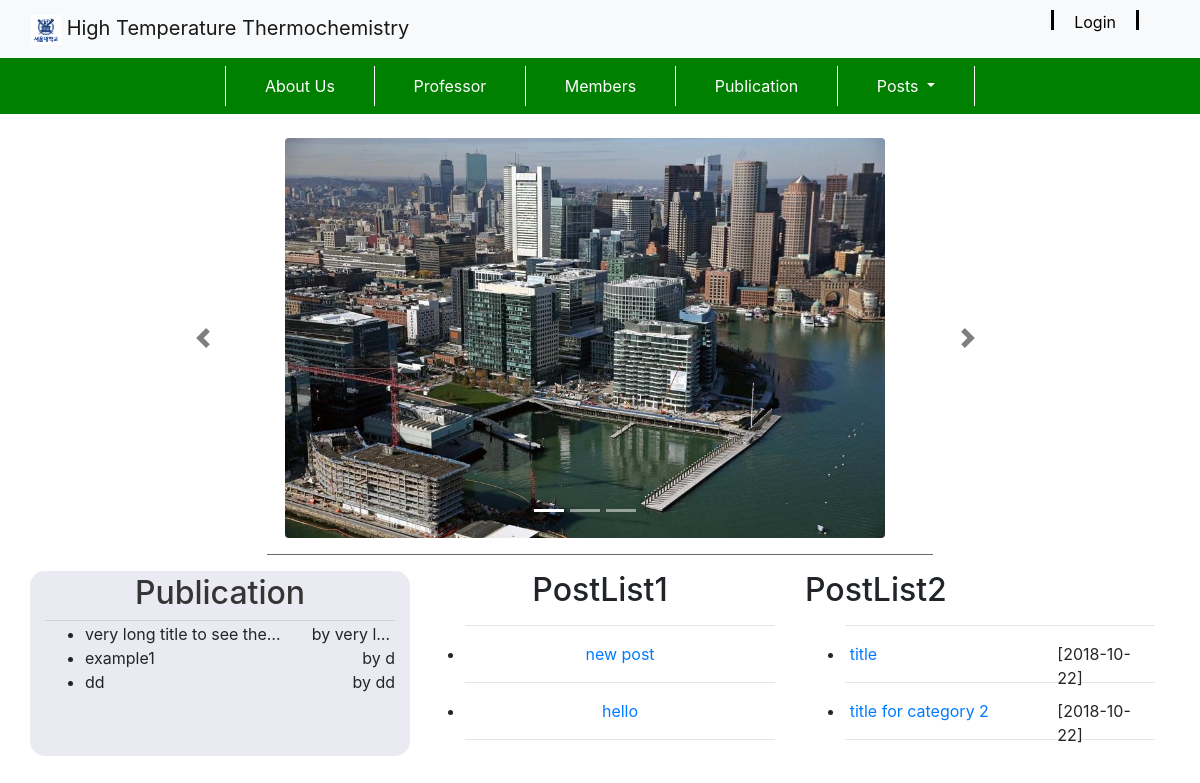
The page / on the database its author committed.
### blog/models.py (models this page shows, shortened)
class Publication(models.Model):
    title = models.CharField(max_length=500)
    explanation_for_the_publication = models.CharField(max_length=500)
    author = models.CharField(max_length=500)
    year_of_publication = models.DateTimeField(blank=False)
    link_url = models.URLField(max_length=500)
    created_date = models.DateTimeField(default=timezone.now)

class Post(models.Model):
    author = models.ForeignKey('MyUser', on_delete=models.CASCADE)
    title = models.CharField(max_length=200)
    text = models.TextField()
    created_date = models.DateTimeField(default=timezone.now)
    published_date = models.DateTimeField(blank=True, null=True)
    photo = models.ImageField(blank=True, null=True)
    document = models.FileField(blank=True, null=True, upload_to='documents/')
    where_to = [
        ('post_list', 'Post List'),
        ('post_list2', 'Post List2'),
        ('draft', 'Draft')
    ]
    where_to_status = models.CharField(max_length=15, choices=where_to, default='draft')

### blog/views.py (the view)
# urls.py: path('', views.HomePageView.as_view(), name='slide'),
class HomePageView(ListView):
    model = Publication
    template_name = 'blog/slide2.html'
    def get_context_data(self):
        context = super(HomePageView, self).get_context_data()
        context['recent_publications'] = Publication.objects.order_by('-year_of_publication')[0:3]
        context['recent_posts'] = Post.objects.order_by('-published_date').filter(where_to_status='post_list')[0:2]
        context['recent_posts2'] = Post.objects.order_by('-published_date').filter(where_to_status='post_list2')[0:2]
        return context

### templates/blog/slide2.html (shortened to what this page needs)
{% extends 'blog/base.html' %}
{% block content %}
    <link rel="stylesheet" href="https://cdn.jsdelivr.net/bxslider/4.2.12/jquery.bxslider.css">
{%load static%}
    <div class = "row col-12" style="height: auto;">
    <div class="col-1"></div>
      <div id="carouselExampleIndicators" class="carousel slide col-10" data-ride="carousel">
        <ol class="carousel-indicators">
          <li data-target="#carouselExampleIndicators" data-slide-to="0" class="active"></li>
          <li data-target="#carouselExampleIndicators" data-slide-to="1"></li>
          <li data-target="#carouselExampleIndicators" data-slide-to="2"></li>
        </ol>
        <div class="carousel-inner" >
          <div class="carousel-item active" style="vertical-align:middle; text-align:center">
          <img class="img-fluid rounded" style="max-width: 100%; max-height: 400px; object-fit: contain; " alt="Responsive image" src="{% static 'Boston.jpg' %}">
          </div>
        </div>
        {% load static %}
        <link rel="stylesheet" href="{% static 'slide2.css' %}">
        <a class="carousel-control-prev" style="object-fit: contain;" href="#carouselExampleIndicators" role="button" data-slide="prev">
          <span class="carousel-control-prev-icon" aria-hidden="true"></span>
        </a>
        <a class="carousel-control-next" style="object-fit: contain;" href="#carouselExampleIndicators" role="button" data-slide="next">
          <span class="carousel-control-next-icon" aria-hidden="true"></span>
        </a>
      </div>
      <div class="col-1"></div>
    </div>
    <hr  class="partition_line">
    <div class="row" style="height: auto;">
        <div class="col-8 col-sm-4" id="publication">
            <div class="row">
                <h2 class="col-12" id="publication_head"><a id="pub_head_a" href="{% url 'publication_list' %}">Publication</a></h2>
            </div>
            <hr id="partition_title">
            <ul id="pub_ul">
                {% for publication in recent_publications %}
                <li>
                    <div class="row">
                    <div class="col-8" id="pub_title">
                        {{publication.title}}
                    </div>
                    <div class="col-4" id="pub_author">
                        by {{publication.author}}
                    </div>
                    </div>
                </li>
                {% endfor %}
            </ul>
        </div>
        <div class="col-8 col-sm-4" id="post">
            <h2>PostList1</h2>
            <ul>
                <hr>
                {% for post in recent_posts %}
                <li><a href="{% url 'post_detail' pk=post.pk %}">{{post.title}}</a></li>
                <hr>
                {% endfor %}
            </ul>
        </div>
        <div class="col-8 col-sm-4" class="lecture">
            <h2>PostList2</h2>
            <ul>
                <hr>
                {% for post in recent_posts2 %}
                <li>
                    <a href="{% url 'post_detail' pk=post.pk %}" id="post_title">{{post.title}}</a>
                    <span id="post_date">[{{post.published_date|date:"Y-m-d"}}]</span>
                </li>
                <hr>
                {% endfor %}
            </ul>
        </div>
    </div>
{% endblock %}

### templates/blog/base.html (shortened to what this page needs)
<!DOCTYPE html>
<html lang="en">
<head>
<link rel="stylesheet" href="https://stackpath.bootstrapcdn.com/bootstrap/4.1.3/css/bootstrap.min.css">
</head>
{% load crispy_forms_tags %}
<body>
    <nav class="navbar navbar-light bg-light">
                <div class="row col-12">
                <div class="col-md-8">
                    <a class="navbar-brand" href="{% url 'slide' %}">
                            {% load static %}
                            <img src="{% static 'snulogo.jpg' %}" width="30" height="30" alt="">
                            High Temperature Thermochemistry
                    </a>
                </div>
                <div class="col-md-4" style="text-align: right;">
                    {% if user.is_authenticated %}
                    <span style="border-left: black solid 3px; border-right: black solid 3px;">
                    <a class="nav-item" href="{% url 'logout' %}" style="color: black; padding-left: 20px; padding-right: 10px;">Log Out</a>
                    <a class="nav-item" style="padding-right : 20px;"> Welcome: {{ user.username }} </a>
                    </span>
                    {% else %}
                    <span style="border-left: black solid 3px; border-right: black solid 3px;">
                    <a class="nav-item" href="{% url 'login' %}" style="color: black; padding-left: 20px; padding-right: 20px;">Login</a>
                    </span>
                    {% endif %}
                </div>
                </div>
    </nav>
    <nav class="navbar navbar-expand-lg navbar-light" style="background-color: green;">
            <div class="collapse navbar-collapse nav-fill w-100" id="navbarNavAltMarkup">
              <div class="navbar-nav nav-fill w-100">
                {% if user.is_authenticated %}
                <div class="col"></div>
                <div class="row col-8">
                <a class="nav-item nav-link" style="color: white; border-left: white solid 1px;" href="{% url 'about' %}">About Us</a>
                <a class="nav-item nav-link" style="color: white; border-left: white solid 1px;" href="{% url 'professor' %}">Professor</a>
                <li class="nav-item dropdown" style="border-left: white solid 1px;">
                    <a class="nav-link dropdown-toggle" style="color: white;" href="#" id="navbarDropdown" role="button" data-toggle="dropdown" aria-haspopup="true" aria-expanded="false">
                      Members
                    </a>
                    <div class="dropdown-menu" aria-labelledby="navbarDropdown">
                        <a class="nav-item nav-link" href="{% url 'member_list' %}">Members</a>
                        <div class="dropdown-divider"></div>
                        <a class="nav-item nav-link" href="{% url 'new_member' %}">New Member</a>
                    </div>
                </li>
                <li class="nav-item dropdown" style="border-left: white solid 1px;">
                    <a class="nav-link dropdown-toggle" style="color: white;" href="#" id="navbarDropdown" role="button" data-toggle="dropdown" aria-haspopup="true" aria-expanded="false">
                      Publication
                    </a>
                    <div class="dropdown-menu" aria-labelledby="navbarDropdown">
                        <a class="nav-item nav-link" href="{% url 'publication_list' %}">Publication</a>
                        <div class="dropdown-divider"></div>
                        <a class="nav-item nav-link" href="{% url 'create_publication' %}">New Publication</a>
                    </div>
                </li>
                <li class="nav-item dropdown" style="border-left: white solid 1px;">
                    <a class="nav-link dropdown-toggle" style="color: white;" href="#" id="navbarDropdown" role="button" data-toggle="dropdown" aria-haspopup="true" aria-expanded="false">
                      Posts
                    </a>
                    <div class="dropdown-menu" aria-labelledby="navbarDropdown">
                        <a class="nav-item nav-link" href="{% url 'post_list' %}">Category 1</a>
                        <a class="nav-item nav-link" href="{% url 'post_list2' %}">Category 2</a>
                        <div class="dropdown-divider"></div>
                        <a class="nav-item nav-link" href="{% url 'post_form' %}">NewPost</a>
                        <a class="nav-item nav-link" href="{% url 'post_draft_list' %}">Drafts</a>
                    </div>
                </li>
                </div>
                <div class="col" style="border-left: white solid 1px;"></div>
                {% else %}
                <div class="col"></div>
                <div class="row col-8">
                <a class="nav-item nav-link" style="color: white; border-left: white solid 1px;" href="{% url 'about' %}">About Us</a>
                <a class="nav-item nav-link" style="color: white; border-left: white solid 1px;" href="{% url 'professor' %}">Professor</a>
                <a class="nav-item nav-link" style="color: white; border-left: white solid 1px;" href="{% url 'member_list' %}">Members</a>
                <a class="nav-item nav-link" style="color: white; border-left: white solid 1px;" href="{% url 'publication_list' %}">Publication</a>
                <li class="nav-item dropdown" style="color: white; border-left: white solid 1px;">
                    <a class="nav-link dropdown-toggle" style="color: white;" href="#" id="navbarDropdown" role="button" data-toggle="dropdown" aria-haspopup="true" aria-expanded="false">
                      Posts
                    </a>
                    </li>
                </div>
                <div class="col" style="border-left: white solid 1px;"></div>
                {% endif %}
              </div>
          </nav>
          <br>
    <div class="content container">
        {% block content %}
        {% endblock %}
    </div>
</body>
</html>

### static/slide2.css (style rules this page uses)
.nav-item { text-align: center; vertical-align: middle; }
.partition_line { width: 60%; height:1px; border:none; color:dimgray; background-color:dimgray; align-self: center; }
#publication { display: inline-block; position: relative; margin-left: auto; margin-right: auto; border: 0.5px 0px 0.5px 0px solid black; background-color: #E9EAF2; border-radius: 15px; }
#publication_head { padding-top: 3px; padding-bottom: 0px; text-align: center; }
#pub_head_a { color: rgb(54, 53, 53); }
#partition_title { margin-top: 0px; margin-bottom: 1px; }
#pub_title { text-align: left; white-space: nowrap; overflow: hidden; text-overflow: ellipsis; }
#pub_author { text-align: right; white-space: nowrap; overflow: hidden; text-overflow: ellipsis; }
#post { display: inline-block; position: relative; text-align: center; }
#post_title { float: left; margin: 0 1.5%; width: 63%; }
#post_date { float: right; margin: 0 1.5%; width: 30%; }

### rows shown on the page
Publication: title "very long title to see the…", author "very l…"
Publication: title "example1", author "d"
Publication: title "dd", author "dd"
Post: title "new post"
Post: title "hello"
Post: title "title", published_date "2018-10-22"
Post: title "title for category 2", published_date "2018-10-22"
